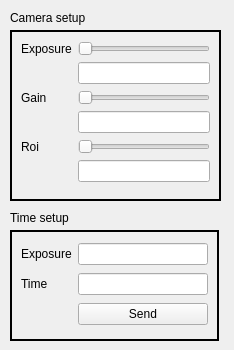
<?xml version="1.0" encoding="UTF-8"?>
<ui version="4.0">
 <class>configure</class>
 <widget class="QWidget" name="configure">
  <property name="geometry">
   <rect>
    <x>0</x>
    <y>0</y>
    <width>234</width>
    <height>350</height>
   </rect>
  </property>
  <property name="minimumSize">
   <size>
    <width>234</width>
    <height>350</height>
   </size>
  </property>
  <property name="maximumSize">
   <size>
    <width>234</width>
    <height>350</height>
   </size>
  </property>
  <property name="windowTitle">
   <string>Form</string>
  </property>
  <widget class="QFrame" name="frame">
   <property name="geometry">
    <rect>
     <x>10</x>
     <y>30</y>
     <width>211</width>
     <height>171</height>
    </rect>
   </property>
   <property name="frameShape">
    <enum>QFrame::Box</enum>
   </property>
   <property name="frameShadow">
    <enum>QFrame::Plain</enum>
   </property>
   <property name="lineWidth">
    <number>2</number>
   </property>
   <property name="midLineWidth">
    <number>0</number>
   </property>
   <layout class="QFormLayout" name="formLayout">
    <item row="0" column="0">
     <widget class="QLabel" name="label">
      <property name="text">
       <string>Exposure</string>
      </property>
     </widget>
    </item>
    <item row="0" column="1">
     <widget class="QSlider" name="exposureSlider">
      <property name="orientation">
       <enum>Qt::Horizontal</enum>
      </property>
     </widget>
    </item>
    <item row="1" column="1">
     <widget class="QLineEdit" name="leExposure"/>
    </item>
    <item row="2" column="0">
     <widget class="QLabel" name="label_2">
      <property name="text">
       <string>Gain</string>
      </property>
     </widget>
    </item>
    <item row="2" column="1">
     <widget class="QSlider" name="gainSlider">
      <property name="orientation">
       <enum>Qt::Horizontal</enum>
      </property>
     </widget>
    </item>
    <item row="3" column="1">
     <widget class="QLineEdit" name="leGain"/>
    </item>
    <item row="4" column="0">
     <widget class="QLabel" name="label_3">
      <property name="text">
       <string>Roi</string>
      </property>
     </widget>
    </item>
    <item row="4" column="1">
     <widget class="QSlider" name="roiSlider">
      <property name="orientation">
       <enum>Qt::Horizontal</enum>
      </property>
     </widget>
    </item>
    <item row="5" column="1">
     <widget class="QLineEdit" name="leRoi"/>
    </item>
   </layout>
  </widget>
  <widget class="QFrame" name="frame_2">
   <property name="geometry">
    <rect>
     <x>10</x>
     <y>230</y>
     <width>209</width>
     <height>111</height>
    </rect>
   </property>
   <property name="frameShape">
    <enum>QFrame::Box</enum>
   </property>
   <property name="frameShadow">
    <enum>QFrame::Plain</enum>
   </property>
   <property name="lineWidth">
    <number>2</number>
   </property>
   <property name="midLineWidth">
    <number>0</number>
   </property>
   <layout class="QGridLayout" name="gridLayout">
    <item row="0" column="0">
     <widget class="QLabel" name="label_6">
      <property name="text">
       <string>Exposure</string>
      </property>
     </widget>
    </item>
    <item row="1" column="1">
     <widget class="QLineEdit" name="leFrameR"/>
    </item>
    <item row="1" column="0">
     <widget class="QLabel" name="label_7">
      <property name="text">
       <string>Time</string>
      </property>
     </widget>
    </item>
    <item row="0" column="1">
     <widget class="QLineEdit" name="leTime"/>
    </item>
    <item row="2" column="1">
     <widget class="QPushButton" name="sendParam">
      <property name="text">
       <string>Send</string>
      </property>
     </widget>
    </item>
   </layout>
  </widget>
  <widget class="QLabel" name="label_4">
   <property name="geometry">
    <rect>
     <x>10</x>
     <y>210</y>
     <width>91</width>
     <height>16</height>
    </rect>
   </property>
   <property name="text">
    <string>Time setup</string>
   </property>
  </widget>
  <widget class="QLabel" name="label_5">
   <property name="geometry">
    <rect>
     <x>10</x>
     <y>10</y>
     <width>91</width>
     <height>16</height>
    </rect>
   </property>
   <property name="text">
    <string>Camera setup</string>
   </property>
  </widget>
 </widget>
 <resources/>
 <connections/>
</ui>
